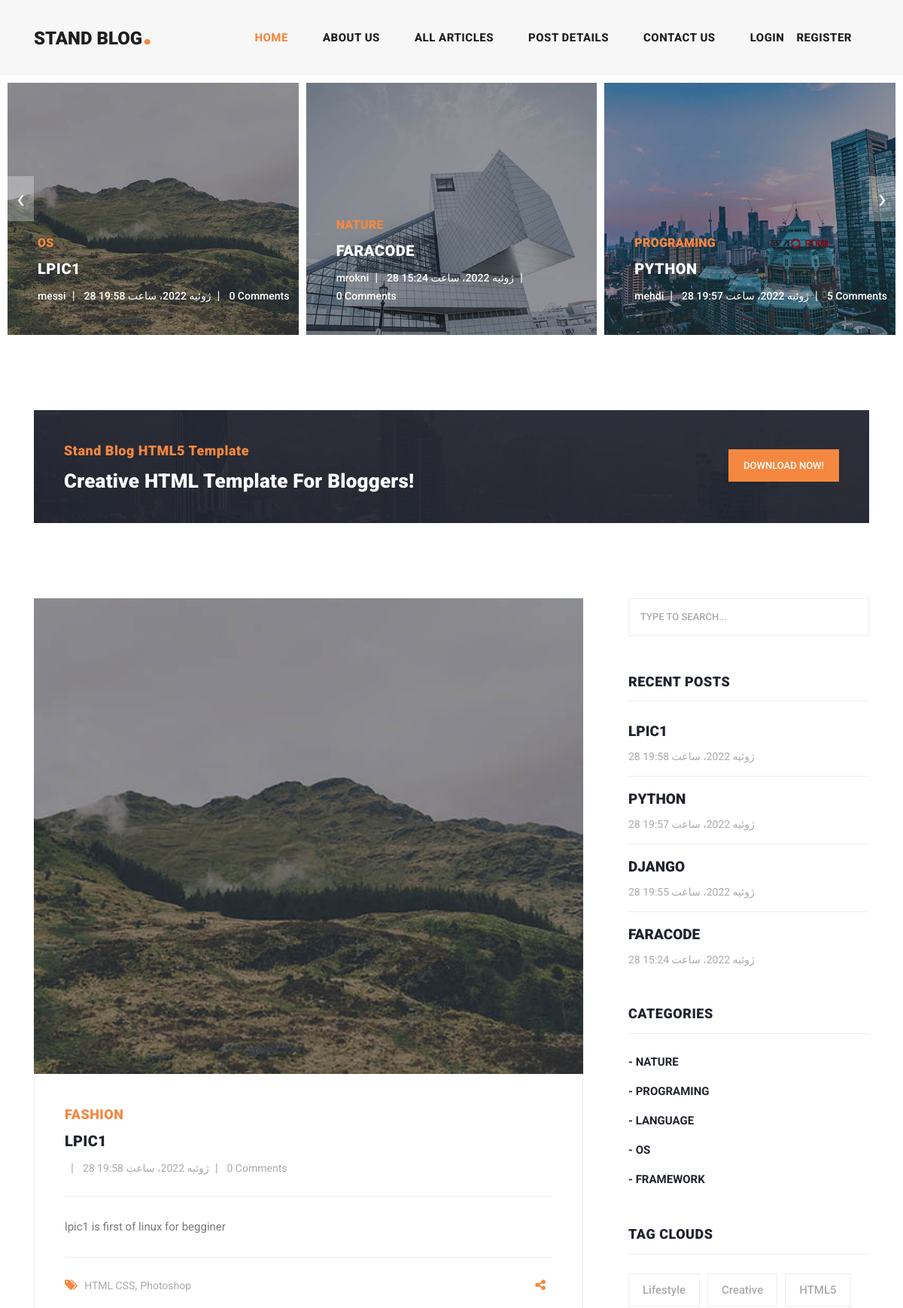
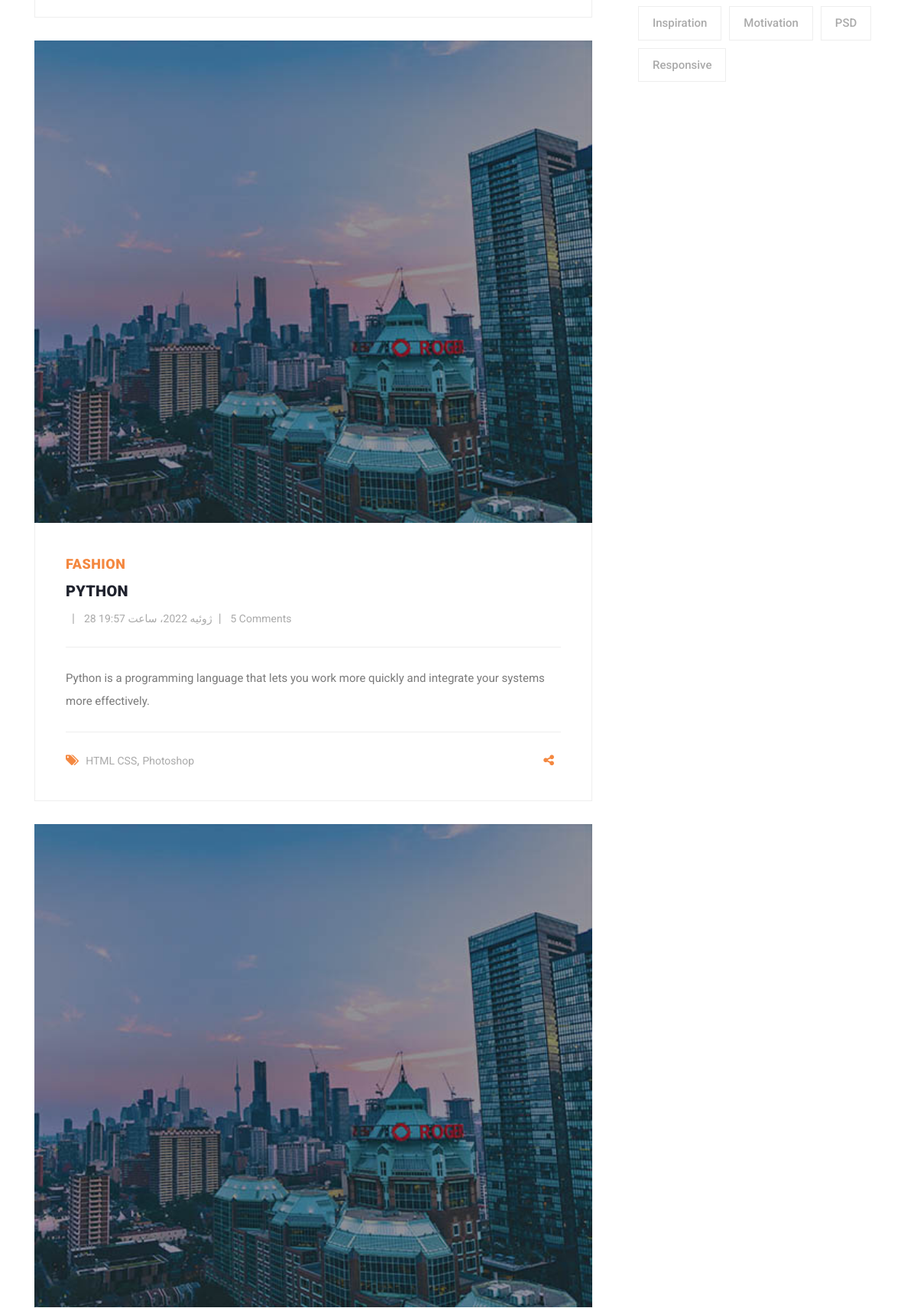
The page / (upper part) on the database its author committed (2 pictures, top to bottom).
### blog_post/models.py (models this page shows, shortened)
class Article(models.Model):
    auther = models.ForeignKey(User, on_delete=models.CASCADE, related_name='articles')
    category =models.ManyToManyField(Category, related_name='articles')
    title = models.CharField(max_length=70)
    body = models.TextField()
    image = models.ImageField(upload_to='images/articles')
    created = models.DateTimeField(auto_now_add=True)
    updated = models.DateTimeField(auto_now=True)
    pubdate = models.DateField(default=timezone.now)
    slug = models.SlugField(blank=True, unique=True)
    class Meta:
        ordering = ('-updated', '-created' ) # - : from last to first
    def get_absolute_url(self):
        return reverse('blog_post:article_detail', kwargs={'slug': self.slug})

class Category(models.Model):
    title = models.CharField(max_length=100)
    updated = models.DateTimeField(auto_now_add=True)

### home/views.py (the view)
# urls.py: 2. Add a URL to urlpatterns:  path('', views.home, name='home')
def home (request):
    articles = Article.objects.all()
    recent_articles = Article.objects.all()[:3]
    return render(request, "home/index.html", {'articles': articles})

### context_processors/context_processors.py (called while the page is built)
def recent_articles(request):
    recent_articles = Article.objects.order_by('-created')
    return {'recent_articles': recent_articles}

def categories(request):
    categories = Category.objects.all()
    return {'categories': categories}

### home/templates/home/index.html (shortened to what this page needs)
{% extends 'base.html' %}
{% load static %}
{% load social_share %}
{% block contant %}
<div class="main-banner header-text">
    <div class="container-fluid">
        <div class="owl-banner owl-carousel">
            {% for article in articles %}
                <div class="item">
                    <img src="{{ article.image.url }}" alt="{{ article.title }}">
                    <div class="item-content">
                        <div class="main-content">
                            <div class="meta-category">
                                <span>{{ article.category.first.title }}</span>
                            </div>
                            <a href="{{ article.get_absolute_url }}"><h4>{{ article.title }}</h4></a>
                            <ul class="post-info">
                                <li><a href="#">{{ article.auther.username }}</a></li>
                                <li><a href="#">{{ article.created }}</a></li>
                                <li><a href="#">{{ article.comments.all.count }} Comments</a></li>
                            </ul>
                        </div>
                    </div>
                </div>
            {% endfor %}
        </div>
    </div>
</div>
<section class="call-to-action">
    <div class="container">
        <div class="row">
            <div class="col-lg-12">
                <div class="main-content">
                    <div class="row">
                        <div class="col-lg-8">
                            <span>Stand Blog HTML5 Template</span>
                            <h4>Creative HTML Template For Bloggers!</h4>
                        </div>
                        <div class="col-lg-4">
                            <div class="main-button">
                                <a rel="nofollow" href="https://templatemo.com/tm-551-stand-blog" target="_parent">Download
                                    Now!</a>
                            </div>
                        </div>
                    </div>
                </div>
            </div>
        </div>
    </div>
</section>
<section class="blog-posts">
    <div class="container">
        <div class="row">
            <div class="col-lg-8">
                <div class="all-blog-posts">
                    <div class="row">
                        {% for article in recent_articles %}
                            <div class="col-lg-12">
                            <div class="blog-post">
                                <div class="blog-thumb">
                                    <img src="{{ article.image.url }}" alt="">
                                </div>
                                <div class="down-content">
                                    <span>Fashion</span>
                                    <a href="{{ article.get_absolute_url }}"><h4>{{ article.title }}</h4></a>
                                    <ul class="post-info">
                                        <li><a href="#">{{ article.auther.get_full_name }}</a></li>
                                        <li><a href="#">{{ article.created }}</a></li>
                                        <li><a href="#">{{ article.comments.all.count }} Comments</a></li>
                                    </ul>
                                    <p>{{ article.body|truncatewords:30 }}</p>
                                    <div class="post-options">
                                        <div class="row">
                                            <div class="col-6">
                                                <ul class="post-tags">
                                                    <li><i class="fa fa-tags"></i></li>
                                                    <li><a href="#">HTML CSS</a>,</li>
                                                    <li><a href="#">Photoshop</a></li>
                                                </ul>
                                            </div>
                                            <div class="col-6">
                                                <ul class="post-share">
                                                    <li><i class="fa fa-share-alt"></i></li>
                                                </ul>
                                            </div>
                                        </div>
                                    </div>
                                </div>
                            </div>
                        </div>
                        {% endfor %}
                    </div>
                </div>
            </div>
            {% include 'includes/side_bar.html' %}
        </div>
    </div>
</section>
{% endblock %}

### templates/includes/side_bar.html
{% load static %}
 <div class="col-lg-4">
            <div class="sidebar">
              <div class="row">
                <div class="col-lg-12">
                  <div class="sidebar-item search">
                    <form id="search_form" name="gs" method="GET" action="{% url 'blog_post:search_articles' %}">
                      <input type="text" name="q" class="searchText" placeholder="type to search..." autocomplete="on">
                    </form>
                  </div>
                </div>
                <div class="col-lg-12">
                  <div class="sidebar-item recent-posts">
                    <div class="sidebar-heading">
                      <h2>Recent Posts</h2>
                    </div>
                    <div class="content">
                      <ul>
                        {% for article in recent_articles %}
                            <li><a href="{{ article.get_absolute_url }}">
                          <h5>{{ article.title }}</h5>
                          <span>{{ article.created }}</span>
                        </a></li>
                          {% endfor %}
                      </ul>
                    </div>
                  </div>
                </div>
                <div class="col-lg-12">
                  <div class="sidebar-item categories">
                    <div class="sidebar-heading">
                      <h2>Categories</h2>
                    </div>
                    <div class="content">
                      <ul>
                       {% for cat in categories %}
                        <li><a href="{% url 'blog_post:category_detail' cat.id %}">- {{ cat.title }}</a></li>
                       {% endfor %}
                      </ul>
                    </div>
                  </div>
                </div>
                <div class="col-lg-12">
                  <div class="sidebar-item tags">
                    <div class="sidebar-heading">
                      <h2>Tag Clouds</h2>
                    </div>
                    <div class="content">
                      <ul>
                        <li><a href="#">Lifestyle</a></li>
                        <li><a href="#">Creative</a></li>
                        <li><a href="#">HTML5</a></li>
                        <li><a href="#">Inspiration</a></li>
                        <li><a href="#">Motivation</a></li>
                        <li><a href="#">PSD</a></li>
                        <li><a href="#">Responsive</a></li>
                      </ul>
                    </div>
                  </div>
                </div>
              </div>
            </div>
          </div>

### rows shown on the page
Article: image (picture), category.first "OS", title "LPIC1", auther.username "messi", created "28 ژوئیه 2022، ساعت 19:58", comments.all.count "0", body "lpic1 is first of linux for begginer"
Article: image (picture), category.first "NATURE", title "FARACODE", auther.username "mrokni", created "28 ژوئیه 2022، ساعت 15:24", comments.all.count "0"
Article: image (picture), category.first "PROGRAMING", title "PYTHON", auther.username "mehdi", created "28 ژوئیه 2022، ساعت 19:57", comments.all.count "5", body "Python is a programming language that lets you work more quickly and integrate your systems more effectively."
Article: image (picture), title "DJANGO", created "28 ژوئیه 2022، ساعت 19:55"
Category: title "NATURE"
Category: title "PROGRAMING"
Category: title "LANGUAGE"
Category: title "OS"
Category: title "FRAMEWORK"
